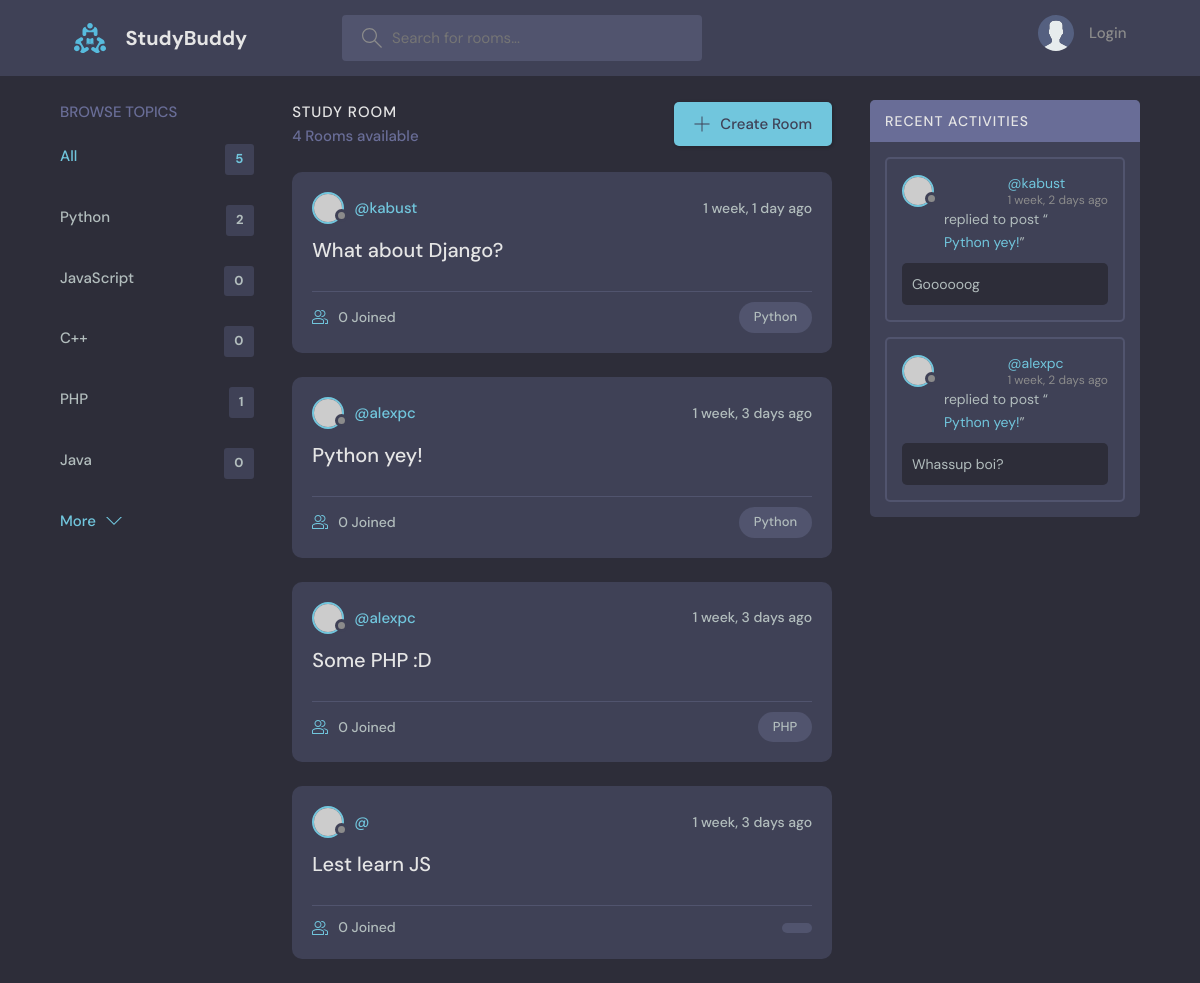
The app's page /, older data.
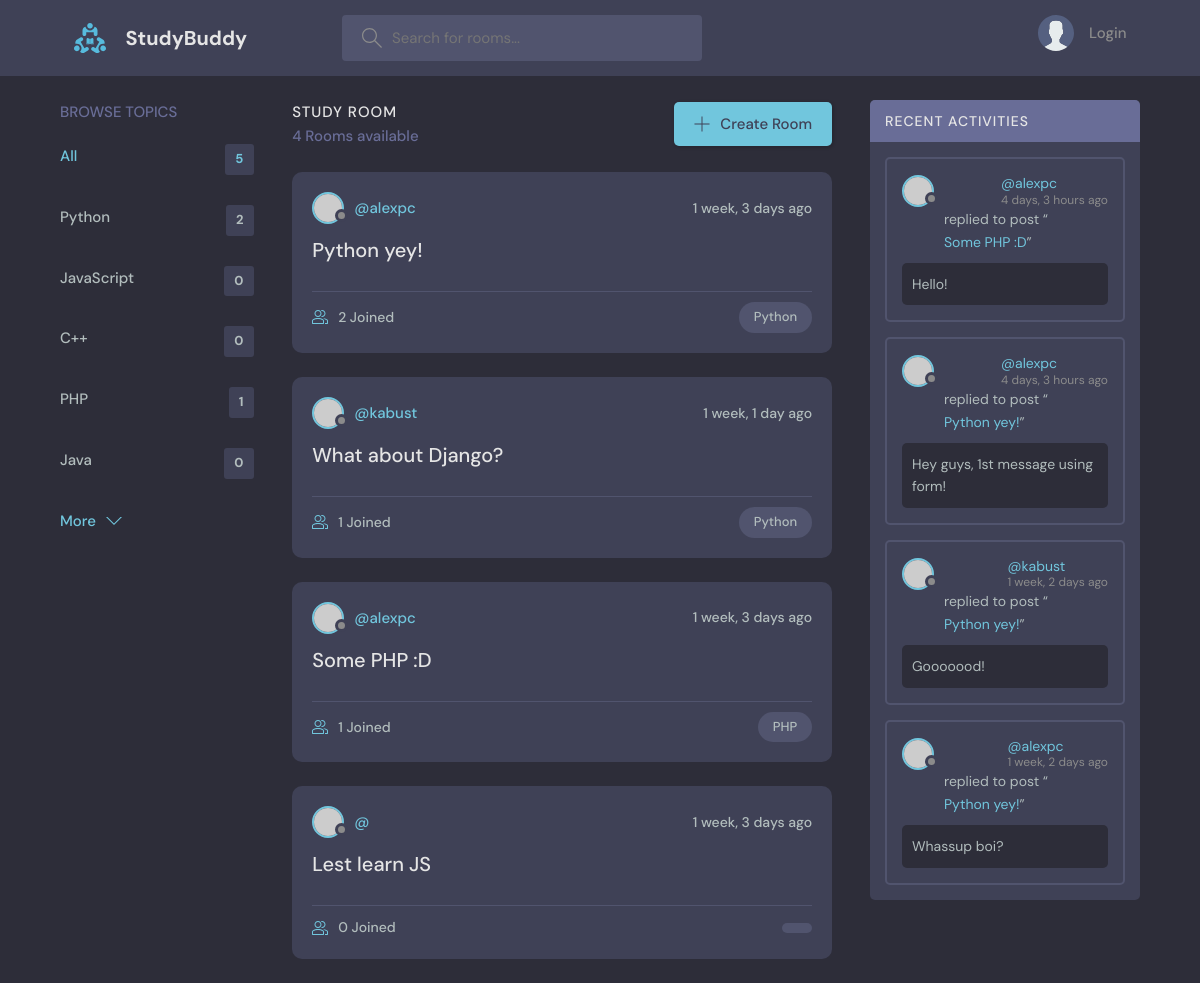
The same page, newer data.
### main/models.py (models this page shows, shortened)
class Topic(models.Model):
    name = models.CharField(max_length=200)

class Room(models.Model):
    host = models.ForeignKey(User, on_delete=models.SET_NULL, null=True)
    topic = models.ForeignKey(Topic, on_delete=models.SET_NULL, null=True)
    name = models.CharField(max_length=200)
    description = models.TextField(null=True, blank=True)
    participants = models.ManyToManyField(User, related_name='Participants', blank=True)
    updated = models.DateTimeField(auto_now=True)
    created = models.DateTimeField(auto_now_add=True)
    class Meta:
        ordering = ['-updated', '-created']
    def __str__(self):
        return self.name

class Message(models.Model):
    user = models.ForeignKey(User, on_delete=models.CASCADE)
    room = models.ForeignKey(Room, on_delete=models.CASCADE)
    body = models.TextField()
    updated = models.DateTimeField(auto_now=True)
    created = models.DateTimeField(auto_now_add=True)
    class Meta:
        ordering = ['-updated', '-created']

### main/views.py (the view)
# urls.py: 2. Add a URL to urlpatterns:  path('', views.home, name='home')
def home(request):
    q = request.GET.get('q') if request.GET.get('q') is not None else ''
    rooms = Room.objects.filter(
        Q(topic__name__icontains=q) |
        Q(name__icontains=q) |
        Q(description__icontains=q)
    )
    topics = Topic.objects.all()
    room_count = rooms.count()
    room_messages = Message.objects.filter(Q(room__topic__name__icontains=q)).order_by('-created')
    context = {'rooms': rooms, 'topics': topics,
               'room_count': room_count, 'room_messages': room_messages}
    return render(request, 'main/home.html', context)

### main/templates/main/home.html (shortened to what this page needs)
{% extends 'main.html' %}
{% block content %}
     <main class="layout layout--3">
      <div class="container">
        {% include 'main/topics_component.html' %}
        <div class="roomList">
          <div class="roomList__header">
            <div>
              <h2>Study Room</h2>
              <p>{{room_count}} Rooms available</p>
            </div>
            <a class="btn btn--main" href="{% url 'create-room' %}">
              <svg version="1.1" xmlns="http://www.w3.org/2000/svg" width="32" height="32" viewBox="0 0 32 32">
                <title>add</title>
                <path
                  d="M16.943 0.943h-1.885v14.115h-14.115v1.885h14.115v14.115h1.885v-14.115h14.115v-1.885h-14.115v-14.115z"
                ></path>
              </svg>
              Create Room
            </a>
          </div>
          {% include 'main/feed_component.html' %}
        </div>
        {% include 'main/activity_component.html' %}
      </div>
     </main>
{% endblock %}

### main/templates/main/topics_component.html
<div class="topics">
          <div class="topics__header">
            <h2>Browse Topics</h2>
          </div>
          <ul class="topics__list">
            <li>
              <a href="{% url 'home' %}" class="active">All <span>{{topics.count}}</span></a>
            </li>
            {% for topic in topics %}
            <li>
              <a href="{% url 'home' %}?q={{topic.name}}">{{topic.name}} <span>{{topic.room_set.all.count}}</span></a>
            </li>
            {% endfor %}
          </ul>
          <a class="btn btn--link" href="topics.html">
            More
            <svg version="1.1" xmlns="http://www.w3.org/2000/svg" width="32" height="32" viewBox="0 0 32 32">
              <title>chevron-down</title>
              <path d="M16 21l-13-13h-3l16 16 16-16h-3l-13 13z"></path>
            </svg>
          </a>
        </div>

### main/templates/main/feed_component.html (shortened to what this page needs)
{% for room in rooms %}
<div class="roomListRoom">
  <div class="roomListRoom__header">
              <a href="{% url 'user-profile' room.host_id %}" class="roomListRoom__author">
                <div class="avatar avatar--small">
                  <img src="https://randomuser.me/api/portraits/women/11.jpg" />
                </div>
                <span>@{{room.host.username}}</span>
              </a>
              <div class="roomListRoom__actions">
                <span>{{room.created|timesince}} ago</span>
              </div>
            </div>
            <div class="roomListRoom__content">
              <a href="{% url 'room' room.id %}">{{room.name}}</a>
            </div>
            <div class="roomListRoom__meta">
              <a href="{% url 'room' room.id %}" class="roomListRoom__joined">
                {{room.participants.all.count}} Joined
              </a>
              <p class="roomListRoom__topic">{{room.topic.name}}</p>
            </div>
</div>
{% endfor %}

### main/templates/main/activity_component.html (shortened to what this page needs)
<div class="activities">
          <div class="activities__header">
            <h2>Recent Activities</h2>
          </div>
    {% for message in room_messages %}
          <div class="activities__box">
            <div class="activities__boxHeader roomListRoom__header">
              <a href="{% url 'user-profile' message.user_id %}" class="roomListRoom__author">
                <div class="avatar avatar--small">
                  <img src="https://randomuser.me/api/portraits/women/11.jpg" />
                </div>
                <p>
                  <a href="{% url 'user-profile' message.user_id %}">@{{message.user}}</a>
                  <span>{{message.created|timesince}} ago</span>
                </p>
              </a>
            </div>
            <div class="activities__boxContent">
              <p>replied to post “<a href="{% url 'room' message.room_id %}">{{message.room}}</a>”</p>
              <div class="activities__boxRoomContent">
                  {{message.body}}
              </div>
            </div>
          </div>
    {% endfor %}
</div>

Row changes from the older to the newer data that the page shows:
changed Room "Python yey!": participants.all.count "0" → "2"; moves up the list
computed for Room "What about Django?": participants.all.count "0" → "1"
computed for Room "Some PHP :D": participants.all.count "0" → "1"
added Message: user "alexpc", created "4 days, 3 hours", room "Some PHP :D", body "Hello!"
added Message: user "alexpc", created "4 days, 3 hours", room "Python yey!", body "Hey guys, 1st message using form!"
changed Message "kabust": body "Goooooog" → "Gooooood!"
